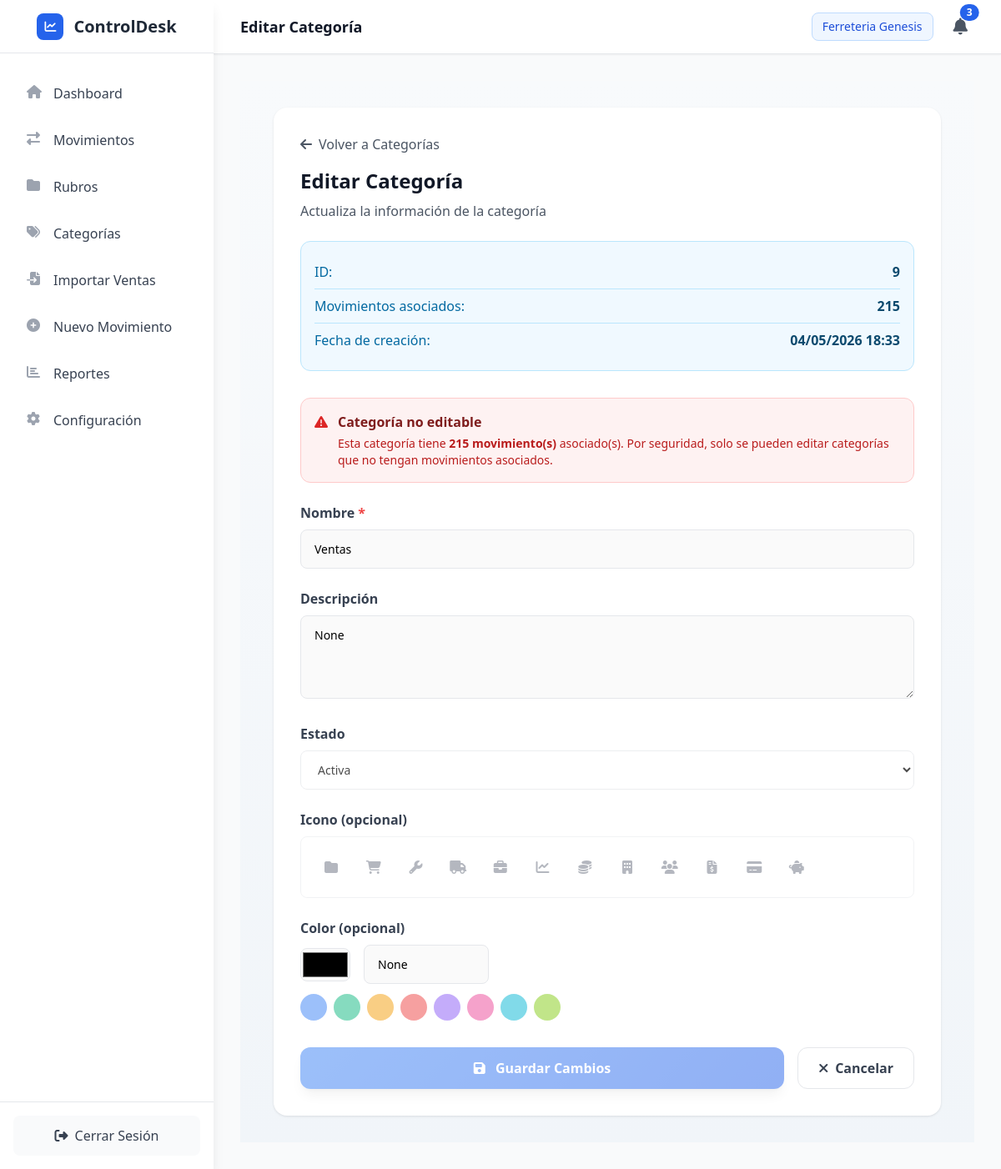
/editar-categoria/9 (signed in), run on the app's committed database.
### app/models/categoria.py (models this page shows, shortened)
class Categoria(db.Model):
    __tablename__ = 'categorias'
    id = db.Column(db.Integer, primary_key=True)
    nombre = db.Column(db.String(100), nullable=False)
    descripcion = db.Column(db.Text, nullable=True)
    estado = db.Column(db.String(20), nullable=False, default='activa')  # activa/inactiva
    icono = db.Column(db.String(50), nullable=True)  # FontAwesome icon class
    color = db.Column(db.String(7), nullable=True)  # Hex color code
    empresa_id = db.Column(db.Integer, db.ForeignKey('empresas.id'), nullable=True)
    fecha_creacion = db.Column(db.DateTime, default=datetime.utcnow)
    fecha_actualizacion = db.Column(db.DateTime, default=datetime.utcnow, onupdate=datetime.utcnow)
    movimientos = db.relationship('Movimiento', backref='categoria', lazy=True, cascade='all, delete-orphan')
    def get_movimientos_count(self):
        return len(self.movimientos)

### app/routes/main.py (the view, shortened to what this page needs)
@main_bp.route('/editar-categoria/<int:categoria_id>', methods=['GET', 'POST'])
def editar_categoria(categoria_id):
    if not AuthService.is_logged_in():
        return redirect(url_for('main.login'))
    if request.method == 'GET':
        try:
            categoria = CategoriaService.get_categoria_by_id(categoria_id)
            if not categoria:
                flash('Categoría no encontrada', 'error')
                return redirect(url_for('main.categorias'))
            form_data = {
                'id': categoria.id,
                'nombre': categoria.nombre,
                'descripcion': categoria.descripcion,
                'estado': categoria.estado,
                'icono': categoria.icono,
                'color': categoria.color
            }
            return render_template('editar_categoria.html',
                                 categoria=categoria,
                                 form_data=form_data)
        except Exception as e:
            flash('Error al cargar la categoría', 'error')
            return redirect(url_for('main.categorias'))

### app/services/auth_service.py (called while the page is built)
    @staticmethod
    def is_logged_in() -> bool:
        return session.get('logged_in', False)

### app/services/categoria_service.py (called while the page is built)
    @staticmethod
    def get_categoria_by_id(categoria_id: int) -> Optional[Categoria]:
        return Categoria.query.get(categoria_id)

### app/templates/editar_categoria.html (shortened to what this page needs)
{% extends "base.html" %}
{% block page_title %}Editar Categoría{% endblock %}
{% block content %}
<div class="form-container">
    <div class="form-card">
        <div class="mb-6">
            <a href="{{ url_for('main.categorias') }}" class="inline-flex items-center text-gray-600 hover:text-gray-900 mb-4">
                <i class="fas fa-arrow-left mr-2"></i>
                Volver a Categorías
            </a>
            <h1 class="text-2xl font-bold text-gray-900 mb-2">Editar Categoría</h1>
            <p class="text-gray-600">Actualiza la información de la categoría</p>
        </div>
        {% if categoria %}
        <div class="info-card">
            <div class="info-item">
                <span class="info-label">ID:</span>
                <span class="info-value">{{ categoria.id }}</span>
            </div>
            <div class="info-item">
                <span class="info-label">Movimientos asociados:</span>
                <span class="info-value">{{ categoria.get_movimientos_count() }}</span>
            </div>
            <div class="info-item">
                <span class="info-label">Fecha de creación:</span>
                <span class="info-value">{{ categoria.fecha_creacion.strftime('%d/%m/%Y %H:%M') if categoria.fecha_creacion else '-' }}</span>
            </div>
        </div>
        {% if categoria.get_movimientos_count() > 0 %}
        <div class="bg-red-50 border border-red-200 rounded-xl p-4 mb-6">
            <div class="flex items-start">
                <i class="fas fa-exclamation-triangle text-red-600 mt-1 mr-3"></i>
                <div>
                    <h3 class="font-semibold text-red-900 mb-1">Categoría no editable</h3>
                    <p class="text-red-700 text-sm">
                        Esta categoría tiene <strong>{{ categoria.get_movimientos_count() }} movimiento(s)</strong> asociado(s).
                        Por seguridad, solo se pueden editar categorías que no tengan movimientos asociados.
                    </p>
                </div>
            </div>
        </div>
        {% endif %}
        {% endif %}
        <form method="POST" action="{{ url_for('main.editar_categoria', categoria_id=categoria.id) }}" id="categoriaForm" {% if categoria.get_movimientos_count() > 0 %}onsubmit="return false;"{% endif %}>
            <div class="form-group">
                <label class="form-label" for="nombre">
                    Nombre <span class="text-red-500">*</span>
                </label>
                <input type="text"
                       class="form-input"
                       id="nombre"
                       name="nombre"
                       placeholder="Ej: Compras, Ventas, Servicios"
                       value="{{ form_data.get('nombre', categoria.nombre if categoria else '') }}"
                       required
                       maxlength="100"
                       {% if categoria.get_movimientos_count() > 0 %}disabled{% endif %}>
            </div>
            <div class="form-group">
                <label class="form-label" for="descripcion">
                    Descripción
                </label>
                <textarea class="form-textarea"
                          id="descripcion"
                          name="descripcion"
                          placeholder="Describe el propósito de esta categoría..."
                          {% if categoria.get_movimientos_count() > 0 %}disabled{% endif %}>{{ form_data.get('descripcion', categoria.descripcion if categoria else '') }}</textarea>
            </div>
            <div class="form-group">
                <label class="form-label" for="estado">
                    Estado
                </label>
                <select class="form-select" id="estado" name="estado" {% if categoria.get_movimientos_count() > 0 %}disabled{% endif %}>
                    <option value="activa" {% if form_data.get('estado') == 'activa' or (categoria and categoria.estado == 'activa') or not form_data.get('estado') %}selected{% endif %}>
                        Activa
                    </option>
                </select>
            </div>
            <div class="form-group">
                <label class="form-label">
                    Icono (opcional)
                </label>
                <div class="icon-selector" id="iconSelector" {% if categoria.get_movimientos_count() > 0 %}style="pointer-events: none; opacity: 0.5;"{% endif %}>
                    <div class="icon-option" data-icon="fa-folder" onclick="selectIcon('fa-folder')">
                        <i class="fas fa-folder"></i>
                    </div>
                    <div class="icon-option" data-icon="fa-shopping-cart" onclick="selectIcon('fa-shopping-cart')">
                        <i class="fas fa-shopping-cart"></i>
                    </div>
                    <div class="icon-option" data-icon="fa-wrench" onclick="selectIcon('fa-wrench')">
                        <i class="fas fa-wrench"></i>
                    </div>
                    <div class="icon-option" data-icon="fa-truck" onclick="selectIcon('fa-truck')">
                        <i class="fas fa-truck"></i>
                    </div>
                    <div class="icon-option" data-icon="fa-briefcase" onclick="selectIcon('fa-briefcase')">
                        <i class="fas fa-briefcase"></i>
                    </div>
                    <div class="icon-option" data-icon="fa-chart-line" onclick="selectIcon('fa-chart-line')">
                        <i class="fas fa-chart-line"></i>
                    </div>
                    <div class="icon-option" data-icon="fa-coins" onclick="selectIcon('fa-coins')">
                        <i class="fas fa-coins"></i>
                    </div>
                    <div class="icon-option" data-icon="fa-building" onclick="selectIcon('fa-building')">
                        <i class="fas fa-building"></i>
                    </div>
                    <div class="icon-option" data-icon="fa-users" onclick="selectIcon('fa-users')">
                        <i class="fas fa-users"></i>
                    </div>
                    <div class="icon-option" data-icon="fa-file-invoice-dollar" onclick="selectIcon('fa-file-invoice-dollar')">
                        <i class="fas fa-file-invoice-dollar"></i>
                    </div>
                    <div class="icon-option" data-icon="fa-credit-card" onclick="selectIcon('fa-credit-card')">
                        <i class="fas fa-credit-card"></i>
                    </div>
                    <div class="icon-option" data-icon="fa-piggy-bank" onclick="selectIcon('fa-piggy-bank')">
                        <i class="fas fa-piggy-bank"></i>
                    </div>
                </div>
            </div>
            <div class="form-group">
                <label class="form-label">
                    Color (opcional)
                </label>
                <div class="color-picker-container">
                    <input type="color"
                           class="color-picker"
                           id="color"
                           name="color"
                           value="{{ form_data.get('color', categoria.color if categoria else '#3b82f6') }}"
                           onchange="updateColorDisplay()"
                           {% if categoria.get_movimientos_count() > 0 %}disabled{% endif %}>
                    <input type="text"
                           class="form-input"
                           id="colorText"
                           placeholder="#3b82f6"
                           value="{{ form_data.get('color', categoria.color if categoria else '#3b82f6') }}"
                           style="width: 150px;"
                           onchange="updateColorFromText()"
                           {% if categoria.get_movimientos_count() > 0 %}disabled{% endif %}>
                </div>
                <div class="color-presets mt-3" {% if categoria.get_movimientos_count() > 0 %}style="pointer-events: none; opacity: 0.5;"{% endif %}>
                    <div class="color-preset" style="background: #3b82f6;" onclick="selectColor('#3b82f6')"></div>
                    <div class="color-preset" style="background: #10b981;" onclick="selectColor('#10b981')"></div>
                    <div class="color-preset" style="background: #f59e0b;" onclick="selectColor('#f59e0b')"></div>
                    <div class="color-preset" style="background: #ef4444;" onclick="selectColor('#ef4444')"></div>
                    <div class="color-preset" style="background: #8b5cf6;" onclick="selectColor('#8b5cf6')"></div>
                    <div class="color-preset" style="background: #ec4899;" onclick="selectColor('#ec4899')"></div>
                    <div class="color-preset" style="background: #06b6d4;" onclick="selectColor('#06b6d4')"></div>
                    <div class="color-preset" style="background: #84cc16;" onclick="selectColor('#84cc16')"></div>
                </div>
            </div>
            <div class="flex gap-4 mt-8">
                <button type="submit" class="btn-primary text-white px-6 py-3 rounded-xl font-semibold shadow-lg hover:shadow-xl flex-1" {% if categoria.get_movimientos_count() > 0 %}disabled style="opacity: 0.5; cursor: not-allowed;"{% endif %}>
                    <i class="fas fa-save mr-2"></i>
                    Guardar Cambios
                </button>
                <a href="{{ url_for('main.categorias') }}" class="btn-secondary text-gray-700 px-6 py-3 rounded-xl font-semibold flex items-center">
                    <i class="fas fa-times mr-2"></i>
                    Cancelar
                </a>
            </div>
        </form>
    </div>
</div>
{% endblock %}

### app/templates/editar_categoria.html (style rules this page uses)
.form-container { background: linear-gradient(180deg, #f8fafc 0%, #f1f5f9 100%); min-height: 100vh; padding: 2rem; }
.form-card { background: white; border-radius: 1rem; padding: 2rem; box-shadow: 0 1px 3px rgba(0, 0, 0, 0.1); max-width: 800px; margin: 0 auto; }
.form-group { margin-bottom: 1.5rem; }
.form-label { display: block; font-weight: 600; color: #374151; margin-bottom: 0.5rem; }
.form-input { width: 100%; padding: 0.75rem 1rem; border: 1px solid #e5e7eb; border-radius: 0.5rem; font-size: 0.875rem; transition: all 0.3s ease; }
.form-textarea { width: 100%; padding: 0.75rem 1rem; border: 1px solid #e5e7eb; border-radius: 0.5rem; font-size: 0.875rem; transition: all 0.3s ease; resize: vertical; min-height: 100px; }
.form-select { width: 100%; padding: 0.75rem 1rem; border: 1px solid #e5e7eb; border-radius: 0.5rem; font-size: 0.875rem; background: white; transition: all 0.3s ease; }
.color-picker-container { display: flex; align-items: center; gap: 1rem; }
.color-picker { width: 60px; height: 40px; padding: 0; border: 1px solid #e5e7eb; border-radius: 0.5rem; cursor: pointer; }
.color-presets { display: flex; gap: 0.5rem; flex-wrap: wrap; }
.color-preset { width: 32px; height: 32px; border-radius: 50%; cursor: pointer; border: 2px solid transparent; transition: all 0.2s ease; }
.icon-selector { display: grid; grid-template-columns: repeat(auto-fill, minmax(40px, 1fr)); gap: 0.5rem; max-height: 200px; overflow-y: auto; padding: 1rem; border: 1px solid #e5e7eb; border-radius: 0.5rem; }
.icon-option { width: 40px; height: 40px; display: flex; align-items: center; justify-content: center; border-radius: 0.5rem; cursor: pointer; transition: all 0.2s ease; color: #6b7280; }
.info-card { background: #f0f9ff; border: 1px solid #bae6fd; border-radius: 0.75rem; padding: 1rem; margin-bottom: 2rem; }
.info-item { display: flex; justify-content: space-between; padding: 0.5rem 0; border-bottom: 1px solid #bae6fd; }
.info-item:last-child { border-bottom: none; }
.info-label { font-weight: 500; color: #0369a1; }
.info-value { font-weight: 600; color: #0c4a6e; }
.btn-primary { background: linear-gradient(135deg, #3b82f6 0%, #2563eb 100%); transition: all 0.3s ease; }
.btn-secondary { background: white; border: 1px solid #e5e7eb; transition: all 0.3s ease; }

### data on the page
Categoria: id "9", fecha_creacion "04/05/2026 18:33", nombre "Ventas", descripcion "None", estado "Activa", color "#000000", get "None"

### other printed values
{{ session.get('empresa_nombre', 'Empresa') }} "Ferreteria Genesis"
{{ categoria.get_movimientos_count() }} "215"
